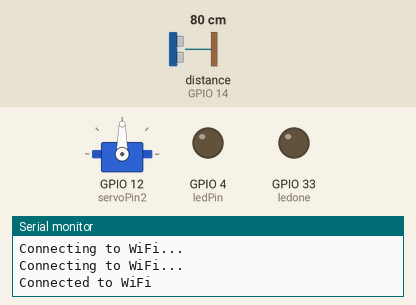
A sketch run on a simulated ESP32. On the bench: servo, output pins drawn as LEDs (lit = HIGH), the last lines printed to the serial monitor. Wiring (inferred from the names in the program): ultrasonic range finder: trigger GPIO 15; echo GPIO 14. Dashed ring = blinking. The test bench sets the inputs (shaded band); at power-on: distance to the obstacle (sensor on GPIO 14) 80 cm. The echo pulse lasts 58.3 µs per cm; WiFi joins after 1.5 s; servers stay silent unless stated; uploads are accepted with an empty reply; the camera gives no picture; pins used as bus, display or sensor lines are not drawn.

Above: at 3.5 s.
3.6 s: distance to the obstacle (sensor on GPIO 14) set to 7 cm
5.1 s: distance to the obstacle (sensor on GPIO 14) set to 4 cm
At 5.5 s:
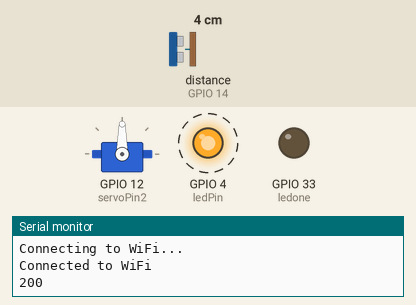
8.1 s: distance to the obstacle (sensor on GPIO 14) set to 9 cm
9.6 s: distance to the obstacle (sensor on GPIO 14) set to 2 cm
At 10.0 s:
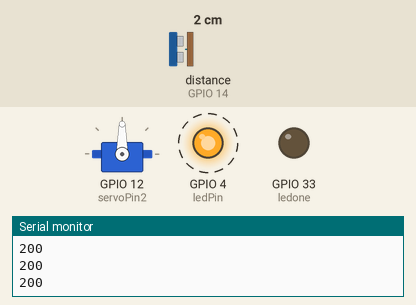
Timing chart, 0 to 13.6 s (numbered marks = the images above; inputs shaded):
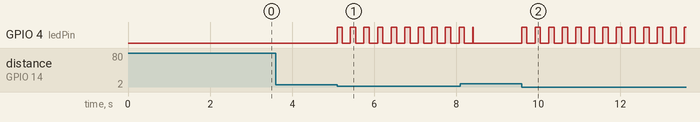

Measured:
- the behaviour switches between 6 and 5 cm on distance to the obstacle (sensor on GPIO 14) (found by bisection; images 0 and 1)
- after the input at 3.6 s, every drawn part: stays the same
- after the input at 5.1 s, GPIO 4 (ledPin): alternates HIGH for 0.13 s and LOW for 0.20 s, starting at once
- after the input at 9.6 s, GPIO 4 (ledPin): alternates HIGH for 0.13 s and LOW for 0.20 s, starting at once

The sketch:

esp32code.ino
```cpp
#include <WiFi.h>
#include <WiFiClient.h>
#include <esp_camera.h>
#include <HTTPClient.h>
#include "base64.h"
#include <ESP32Servo.h>

Servo myservo2;
#define servoPin2 12

const int ledPin = 4;
const int ledone = 33;

int trig = 15;
int echo = 14;
int cm;
#define CAMERA_MODEL_AI_THINKER
#include "camera_pins.h"

const char* ssid = "TP-Link_CHY";
const char* password = "@@062467733";
const char* serverUrl = "http://192.168.1.186:8787/upload";

void ultrasound() {
    digitalWrite(trig, LOW);
    delayMicroseconds(5);
    digitalWrite(trig, HIGH);
    delayMicroseconds(10);
    digitalWrite(trig, LOW);
    int echotime = pulseIn(echo, HIGH);
    cm = echotime / 29.4 / 2;
}

void takeandsend() {
    digitalWrite(ledPin, HIGH);
    delay(30);
    camera_fb_t * fb = esp_camera_fb_get();
    delay(30);
    digitalWrite(ledPin, LOW);
    if (!fb) {
        Serial.println("Camera capture failed");
        return;
    }
    String base64Image = base64::encode((uint8_t*)fb->buf, fb->len);
    HTTPClient http;
    http.begin(serverUrl);
    String jsonRequest = "{\"image\":\"" + base64Image + "\"}";
    http.addHeader("Content-Type", "application/json");
    int httpResponseCode = http.POST((uint8_t*)jsonRequest.c_str(), jsonRequest.length());
    digitalWrite(ledPin, HIGH);
    delay(10);
    digitalWrite(ledPin, LOW);
    esp_camera_fb_return(fb);

    if (httpResponseCode > 0) {
        String response = http.getString();
        Serial.println(httpResponseCode);
        Serial.println(response);
        response.trim();
        if (response == "0") {
            myservo2.write(20);
        } else if (response == "1") {
            myservo2.write(70);
        } else if (response == "2") {
            myservo2.write(120);
        }
    } else {
        Serial.printf("Error code: %d\n", httpResponseCode);
    }
    http.end();
}

void setup() {
    Serial.begin(115200);
    ESP32PWM::allocateTimer(0);
    ESP32PWM::allocateTimer(1);
    ESP32PWM::allocateTimer(2);
    ESP32PWM::allocateTimer(3);

    myservo2.setPeriodHertz(50);
    myservo2.attach(servoPin2, 1000, 2000);
    pinMode(trig, OUTPUT);
    pinMode(echo, INPUT);
    pinMode(ledPin, OUTPUT);
    pinMode(ledone, OUTPUT);
    WiFi.begin(ssid, password);

    while (WiFi.status() != WL_CONNECTED) {
        delay(1000);
        Serial.println("Connecting to WiFi...");
    }
    Serial.println("Connected to WiFi");

    camera_config_t config;
    config.ledc_channel = LEDC_CHANNEL_0;
    config.ledc_timer = LEDC_TIMER_0;
    config.pin_d0 = Y2_GPIO_NUM;
    config.pin_d1 = Y3_GPIO_NUM;
    config.pin_d2 = Y4_GPIO_NUM;
    config.pin_d3 = Y5_GPIO_NUM;
    config.pin_d4 = Y6_GPIO_NUM;
    config.pin_d5 = Y7_GPIO_NUM;
    config.pin_d6 = Y8_GPIO_NUM;
    config.pin_d7 = Y9_GPIO_NUM;
    config.pin_xclk = XCLK_GPIO_NUM;
    config.pin_pclk = PCLK_GPIO_NUM;
    config.pin_vsync = VSYNC_GPIO_NUM;
    config.pin_href = HREF_GPIO_NUM;
    config.pin_sccb_sda = SIOD_GPIO_NUM;
    config.pin_sccb_scl = SIOC_GPIO_NUM;
    config.pin_pwdn = PWDN_GPIO_NUM;
    config.pin_reset = RESET_GPIO_NUM;
    config.xclk_freq_hz = 20000000;
    config.pixel_format = PIXFORMAT_JPEG;
    config.frame_size = FRAMESIZE_SVGA;
    config.jpeg_quality = 10;
    config.fb_count = 1;

    esp_err_t err = esp_camera_init(&config);
    if (err != ESP_OK) {
        Serial.printf("Camera init failed with error 0x%x", err);
        return;
    }
}

void loop() {
    if (WiFi.status() == WL_CONNECTED) {
        ultrasound();
        if (cm < 5) {
            takeandsend();
        }
    } else {
        Serial.println("WiFi not connected");
    }
}
```

camera_pins.h
```cpp
#if defined(CAMERA_MODEL_WROVER_KIT)
  #define PWDN_GPIO_NUM    -1
  #define RESET_GPIO_NUM   -1
  #define XCLK_GPIO_NUM    21
  #define SIOD_GPIO_NUM    26
  #define SIOC_GPIO_NUM    27

  #define Y9_GPIO_NUM      35
  #define Y8_GPIO_NUM      34
  #define Y7_GPIO_NUM      39
  #define Y6_GPIO_NUM      36
  #define Y5_GPIO_NUM      19
  #define Y4_GPIO_NUM      18
  #define Y3_GPIO_NUM       5
  #define Y2_GPIO_NUM       4
  #define VSYNC_GPIO_NUM   25
  #define HREF_GPIO_NUM    23
  #define PCLK_GPIO_NUM    22

#elif defined(CAMERA_MODEL_M5STACK_PSRAM)
  #define PWDN_GPIO_NUM     -1
  #define RESET_GPIO_NUM    15
  #define XCLK_GPIO_NUM     27
  #define SIOD_GPIO_NUM     25
  #define SIOC_GPIO_NUM     23

  #define Y9_GPIO_NUM       19
  #define Y8_GPIO_NUM       36
  #define Y7_GPIO_NUM       18
  #define Y6_GPIO_NUM       39
  #define Y5_GPIO_NUM        5
  #define Y4_GPIO_NUM       34
  #define Y3_GPIO_NUM       35
  #define Y2_GPIO_NUM       32
  #define VSYNC_GPIO_NUM    22
  #define HREF_GPIO_NUM     26
  #define PCLK_GPIO_NUM     21

#elif defined(CAMERA_MODEL_M5STACK_WITHOUT_PSRAM)
  #define PWDN_GPIO_NUM     -1
  #define RESET_GPIO_NUM    15
  #define XCLK_GPIO_NUM     27
  #define SIOD_GPIO_NUM     25
  #define SIOC_GPIO_NUM     23

  #define Y9_GPIO_NUM       19
  #define Y8_GPIO_NUM       36
  #define Y7_GPIO_NUM       18
  #define Y6_GPIO_NUM       39
  #define Y5_GPIO_NUM        5
  #define Y4_GPIO_NUM       34
  #define Y3_GPIO_NUM       35
  #define Y2_GPIO_NUM       17
  #define VSYNC_GPIO_NUM    22
  #define HREF_GPIO_NUM     26
  #define PCLK_GPIO_NUM     21

#elif defined(CAMERA_MODEL_AI_THINKER)
  #define PWDN_GPIO_NUM     32
  #define RESET_GPIO_NUM    -1
  #define XCLK_GPIO_NUM      0
  #define SIOD_GPIO_NUM     26
  #define SIOC_GPIO_NUM     27

  #define Y9_GPIO_NUM       35
  #define Y8_GPIO_NUM       34
  #define Y7_GPIO_NUM       39
  #define Y6_GPIO_NUM       36
  #define Y5_GPIO_NUM       21
  #define Y4_GPIO_NUM       19
  #define Y3_GPIO_NUM       18
  #define Y2_GPIO_NUM        5
  #define VSYNC_GPIO_NUM    25
  #define HREF_GPIO_NUM     23
  #define PCLK_GPIO_NUM     22
#else
  #error "Camera model not selected"
#endif
```
